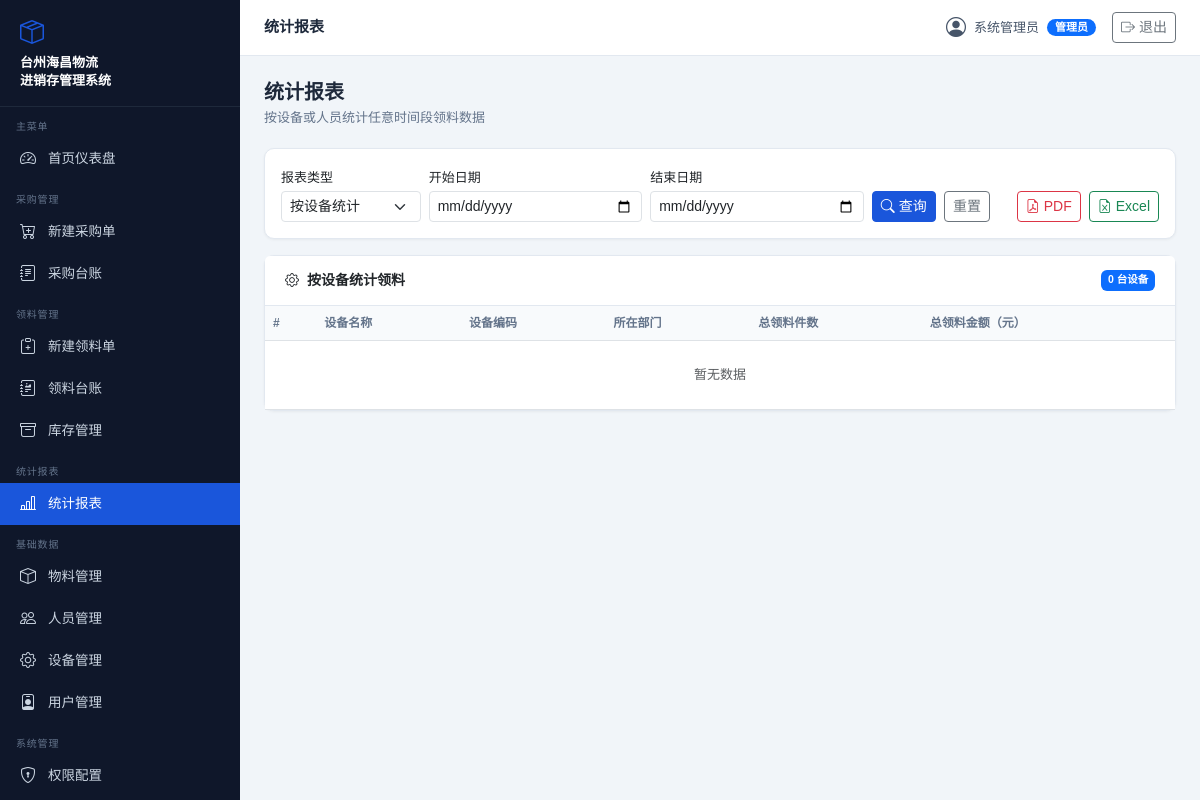
Before: /reports (signed in) with the older database file.
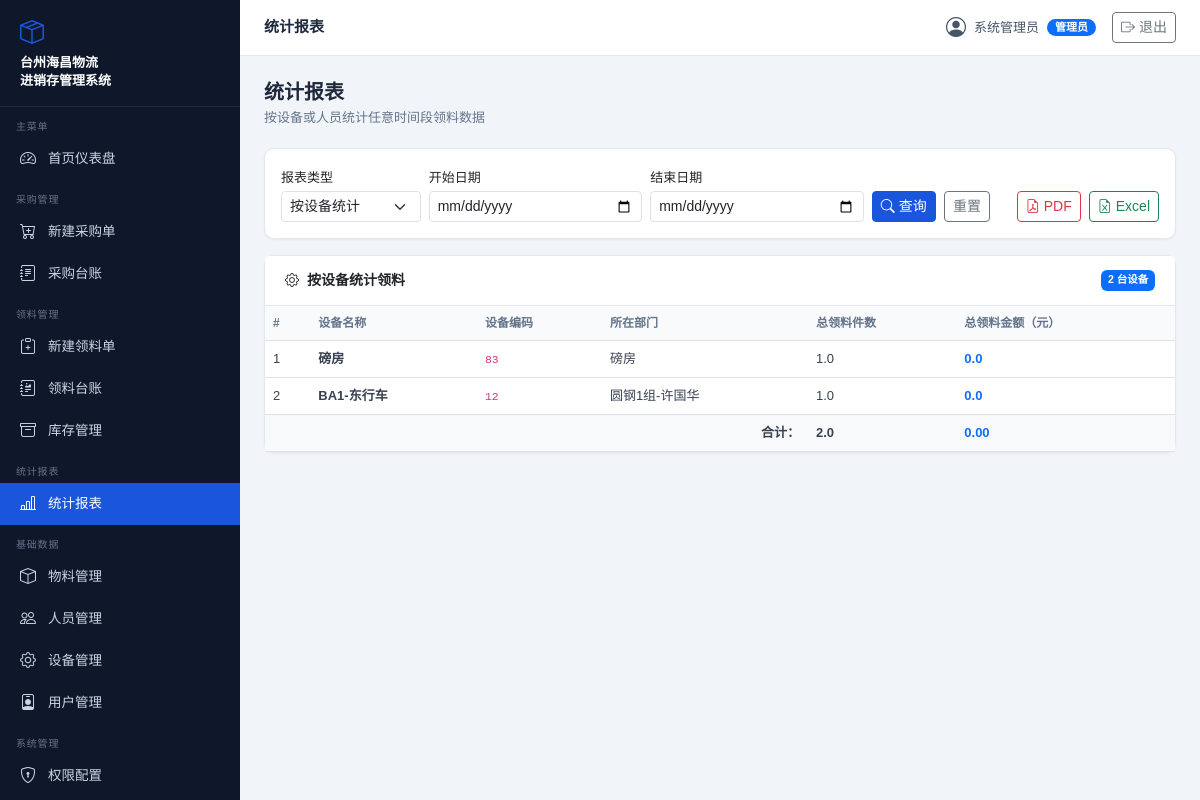
After: the same page with the newer database file.
### models.py (models this page shows)
class Equipment(Base):
    __tablename__ = "equipment"
    id = Column(Integer, primary_key=True, index=True)
    code = Column(String, unique=True, index=True)
    name = Column(String)
    model = Column(String)
    department = Column(String)
    is_active = Column(Boolean, default=True)
    created_at = Column(DateTime, default=datetime.now)

### routers/reports.py (the view)
@router.get("", response_class=HTMLResponse)
def reports_page(request: Request,
                 report_type: str = "equipment",
                 start_date: str = "",
                 end_date: str = "",
                 db: Session = Depends(get_db)):
    user = _require_view(request, db)
    equipment_rows = build_equipment_report(db, start_date, end_date)
    personnel_rows = build_personnel_report(db, start_date, end_date)
    return templates.TemplateResponse("reports.html", page_context(
        request, db, user,
        report_type=report_type,
        equipment_rows=equipment_rows,
        personnel_rows=personnel_rows,
        start_date=start_date,
        end_date=end_date))

### templates/reports.html (shortened to what this page needs)
{% extends "base.html" %}
{% block page_title %}统计报表{% endblock %}
{% block content %}
<div class="page-header"><h1>统计报表</h1><p>按设备或人员统计任意时间段领料数据</p></div>
<div class="card mb-3">
  <div class="card-body">
    <form method="get" action="/reports" class="row g-2 align-items-end">
      <div class="col-md-2">
        <label class="form-label mb-1" style="font-size:13px;">报表类型</label>
        <select name="report_type" class="form-select form-select-sm">
          <option value="equipment" {{ 'selected' if report_type=='equipment' }}>按设备统计</option>
        </select>
      </div>
      <div class="col-md-3">
        <label class="form-label mb-1" style="font-size:13px;">开始日期</label>
        <input type="date" name="start_date" class="form-control form-control-sm" value="{{ start_date }}">
      </div>
      <div class="col-md-3">
        <label class="form-label mb-1" style="font-size:13px;">结束日期</label>
        <input type="date" name="end_date" class="form-control form-control-sm" value="{{ end_date }}">
      </div>
      <div class="col-md-auto">
        <button type="submit" class="btn btn-sm btn-primary">
          <i class="bi bi-search me-1"></i>查询
        </button>
        <a href="/reports" class="btn btn-sm btn-outline-secondary ms-1">重置</a>
      </div>
      <div class="col-md-auto ms-auto d-flex gap-2">
        {% if 'reports.export' in permissions %}
        <a href="/reports/pdf?report_type={{ report_type }}&start_date={{ start_date }}&end_date={{ end_date }}"
          class="btn btn-sm btn-outline-danger">
          <i class="bi bi-file-earmark-pdf me-1"></i>PDF
        </a>
        <a href="/reports/excel?report_type={{ report_type }}&start_date={{ start_date }}&end_date={{ end_date }}"
          class="btn btn-sm btn-outline-success">
          <i class="bi bi-file-earmark-excel me-1"></i>Excel
        </a>
        {% endif %}
      </div>
    </form>
  </div>
</div>
{% if report_type == 'equipment' %}
<div class="card">
  <div class="card-header d-flex justify-content-between">
    <span><i class="bi bi-gear me-2"></i>按设备统计领料</span>
    <span class="badge bg-primary">{{ equipment_rows|length }} 台设备</span>
  </div>
  <div class="card-body p-0">
    <table class="table table-hover mb-0">
      <thead>
        <tr><th>#</th><th>设备名称</th><th>设备编码</th><th>所在部门</th>
          <th>总领料件数</th><th>总领料金额（元）</th></tr>
      </thead>
      <tbody>
        {% for r in equipment_rows %}
        <tr>
          <td>{{ loop.index }}</td>
          <td><strong>{{ r.equipment_name }}</strong></td>
          <td><code>{{ r.equipment_code }}</code></td>
          <td>{{ r.department }}</td>
          <td>{{ r.total_qty }}</td>
          <td><strong class="text-primary">{{ r.total_amt }}</strong></td>
        </tr>
        {% else %}
        <tr><td colspan="6" class="text-center text-muted py-4">暂无数据</td></tr>
        {% endfor %}
      </tbody>
      {% if equipment_rows %}
      <tfoot class="table-light">
        <tr>
          <td colspan="4" class="text-end fw-semibold">合计：</td>
          <td class="fw-bold">{{ equipment_rows|sum(attribute='total_qty') }}</td>
          <td class="fw-bold text-primary">
            {{ "%.2f"|format(equipment_rows|sum(attribute='total_amt')) }}
          </td>
        </tr>
      </tfoot>
      {% endif %}
    </table>
  </div>
</div>
{% endif %}
{% endblock %}

Changed rows visible on the page:
added Equipment: equipment_name "磅房", equipment_code "83", department "磅房", total_qty "1.0", total_amt "0.0"
added Equipment: equipment_name "BA1-东行车", equipment_code "12", department "圆钢1组-许国华", total_qty "1.0", total_amt "0.0"
Other visible differences:
{{ equipment_rows|length }}: "0" → "2"
{{ equipment_rows|sum(attribute='total_qty') }}: (not shown) → "2.0"
{{ "%.2f"|format(equipment_rows|sum(attribute='total_amt')) }}: (not shown) → "0.00"
text no longer shown: "暂无数据"
text now shown: "合计："
